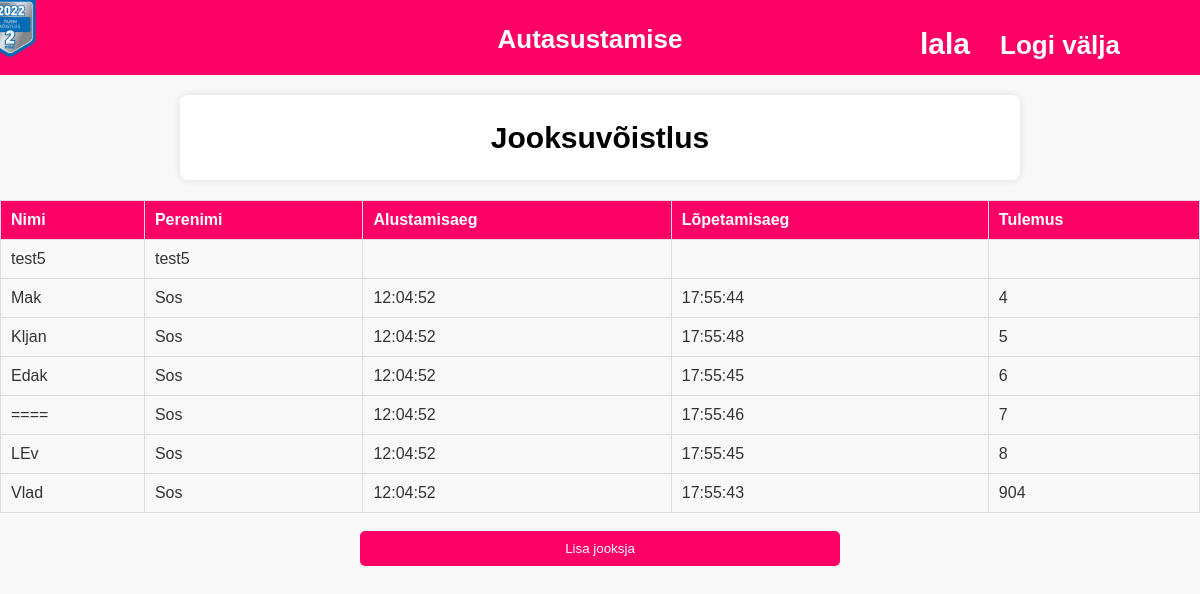
The page /Jooks2/jooksmain.php (signed in) on the database its author committed.
### tables this page shows
CREATE TABLE `jooksjad` (
  `id` int(11) NOT NULL,
  `eesnimi` varchar(30) DEFAULT NULL,
  `perenimi` varchar(30) DEFAULT NULL,
  `alustamisaeg` time DEFAULT NULL,
  `lopetamisaeg` time DEFAULT NULL,
  `result` int(11) DEFAULT NULL
);

### Jooks2/jooksmain.php (the view, shortened to what this page needs)
<?php
    global $yhendus;
    ?>
    <!DOCTYPE html>
    <html lang="en">
    <head>
        <link rel="stylesheet" type="text/css" href="jookja.css">
    </head>
    <body>
    <header>
        <img src="logo.png" id="logo" alt="logo" width="100" height="100">
        <?php
        if(isset($_SESSION['login'])){
            ?>
            <h1 id="loginname"><?="$_SESSION[login]"?></h1>
            <a href="logout.php"   class="logi">Logi välja</a>
            <?php
        } else {
            ?>
            <a id="lingid4" href="login.php">Logi sisse</a>
            <?php
        }
        ?>
        <?php
        if (isset($_SESSION["login"]))
        {
        ?>
        <nav id="navmenu2">
            <a href="autasustamise.php" id="lingid2">Autasustamise</a>
        </nav>
            <?php
        }
        ?>
    </header>
    <?php if (isset($_SESSION["login"]))
    {
    ?>
    <nav>
    <div id="regdiv">
    <h1 id="tere">Jooksuvõistlus</h1>
    </div>
    <table>
        <tr>
            <th id="cursor" onclick="sortTable(0)">Nimi</th>
            <th id="cursor" onclick="sortTable(1)">Perenimi</th>
            <th>Alustamisaeg</th>
            <th>Lõpetamisaeg</th>
            <th id="cursor" onclick="sortTable(2)">Tulemus</th>
        </tr>
    <?php
    global $yhendus;
    $kask=$yhendus->prepare("SELECT id, eesnimi, perenimi,alustamisaeg,lopetamisaeg,result from jooksjad ORDER BY result;");
    $kask->bind_result($id,$nimi,$perenimi,$alustamiaeg,$lopitamisaeg,$result);
    $kask->execute();
    while ($kask->fetch()) {
        echo "<tr>";
        echo "<td>" . $nimi . "</td>";
        echo "<td>" . $perenimi . "</td>";
        echo "<td>" . $alustamiaeg . "</td>";
        echo "<td>" . $lopitamisaeg . "</td>";
        echo "<td>" . $result . "</td>";
        echo "</tr>";
    }
    ?>
    </table>
    <br>
    <input type="button" id="lisabtn" name="lisabtn" value="Lisa jooksja" onclick="openModal()">
    <?php
    }
    ?>
    <br>
    </body>
    </html>

### Jooks2/jookja.css (style rules this page uses)
body { font-family: 'Arial', sans-serif; margin: 0; padding: 0; background-color: #f8f8f8; color: #333; }
header,#rararar { background-color: #ff0066; width: 100%; height: 75px; right: 23px; top: 40px; }
h1 { margin: 0; color: black; }
#tere { color: black; font-size: 30px; }
.logi { color: white; font-size: 26px; text-decoration: none; font-weight: bold; margin-right: 20px; position: absolute; margin-bottom: 20px; padding-left: 21px; top: 30px; right: 60px; }
#navmenu2 { position: absolute; top: 3%; left: 50%; transform: translateX(-50%); }
#loginname { position: absolute; top: 27px; right: 230px; color: white; font-size: 30px; }
#regdiv { max-width: 800px; margin: 20px auto; padding: 20px; background-color: #fff; border-radius: 8px; box-shadow: 0 0 10px rgba(0, 0, 0, 0.1); text-align: center; line-height: 1.5; }
#lingid2 { color: white; font-size: 26px; text-decoration: none; font-weight: bold; margin-right: 20px; top: 40px; }
nav a { color: #333; text-decoration: none; margin-right: 20px; font-weight: bold; display: inline-block; }
table { width: 100%; border-collapse: collapse; margin-top: 20px; }
th, td { padding: 10px; border: 1px solid #ddd; text-align: left; }
th { background-color: #ff0066; color: #fff; }
#lisabtn, #Stratbuton, #muudabtn { background-color: #ff0066; color: #fff; padding: 10px 20px; border: none; border-radius: 5px; margin: 0px auto; cursor: pointer; }
input { text-align: center; width: 40%; display: block; padding: 10px; margin-bottom: 15px; box-sizing: border-box; }
#logo { position: absolute; bottom: 91%; right: 95%; }
#cursor { cursor: pointer; }

### rows shown on the page
jooksjad: eesnimi "test5", perenimi "test5"
jooksjad: eesnimi "Mak", perenimi "Sos", alustamisaeg "12:04:52", lopetamisaeg "17:55:44", result "4"
jooksjad: eesnimi "Kljan", perenimi "Sos", alustamisaeg "12:04:52", lopetamisaeg "17:55:48", result "5"
jooksjad: eesnimi "Edak", perenimi "Sos", alustamisaeg "12:04:52", lopetamisaeg "17:55:45", result "6"
jooksjad: eesnimi "====", perenimi "Sos", alustamisaeg "12:04:52", lopetamisaeg "17:55:46", result "7"
jooksjad: eesnimi "LEv", perenimi "Sos", alustamisaeg "12:04:52", lopetamisaeg "17:55:45", result "8"
jooksjad: eesnimi "Vlad", perenimi "Sos", alustamisaeg "12:04:52", lopetamisaeg "17:55:43", result "904"

### other values the page prints
$_SESSION[login] "lala"
